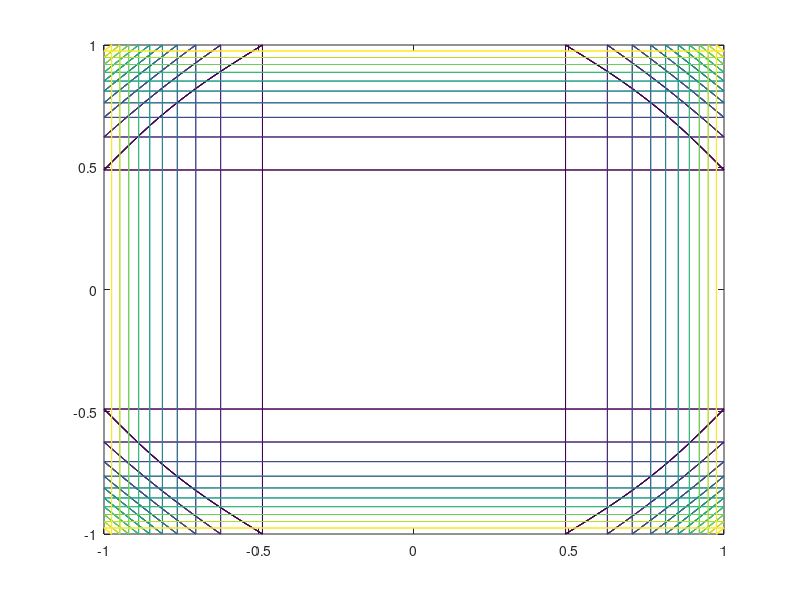

MATLAB code for this plot: (Note: this script raises an error after producing the figure.)
close all; clear all; clc;

% Motzkin polynomial
f = @(x,y) x.^2 .* y.^2 .* (x.^2 + y.^2 - 1) + 1/27;
figure
[X,Y] = meshgrid([-1:0.02:1,-1:0.02:1]);
contour(X,Y,f(X,Y))

% Yalmip moment relaxations
x = sdpvar(1, 1);
y = sdpvar(1, 1);
h = x^2 * y^2 * (x^2 + y^2 - 1) + 1/27;
F = [];

moment = [];
moment_time = [];
for m=0:5
    for i=1:5
        sol = solvemoment(F, h, sdpsettings('solver','sdpt3'), m+3);
        time(i) = sol.solvertime;
    end
    moment(m+1) = relaxdouble(h);
    moment_time(m+1) = mean(time);
end

% BSpline
% =======
d = 3;
A = zeros(4, 4);
A(1,1) = 1/27; A(3,3) = -1; A(5,3) = 1; A(3,5) = 1;
P = Polynomial(A);
P = P.to_bspline({[-1.5,1.5],[-1.5,1.5]});

% Degree elevation polya
t = sdpvar(1, 1);
polya = [];
polya_time = [];
for i=0:9
    Pi = P.increase_degree([i, i]);
    con = [Pi-t>=0];
    for j=1:10
        sol = solvesdp(con, -t, sdpsettings('solver','clp'));
        time(j) = sol.solvertime;
    end
    polya(i+1) = double(t);
    polya_time(i+1) = mean(time);
end

% Knot insertion
bspline = [polya(1)];
bspline_time = [polya_time(1)];
for i=1:6
    Pi = P.insert_knots({linspace(-1.5, 1.5, 2^i+1), linspace(-1.5, 1.5, 2^i+1)});
    con = [Pi-t>=0];
    for j=1:10
        sol = solvesdp(con, -t, sdpsettings('solver','clp'));
        time(j) = sol.solvertime;
    end
    bspline(i+1) = double(t);
    bspline_time(i+1) = mean(time);
end

figure
semilogx(moment_time, moment)
hold all
semilogx(polya_time, polya)
semilogx(bspline_time, bspline)

figure
loglog(moment_time, -moment)
hold all
loglog(polya_time, -polya)
loglog(bspline_time, -bspline)